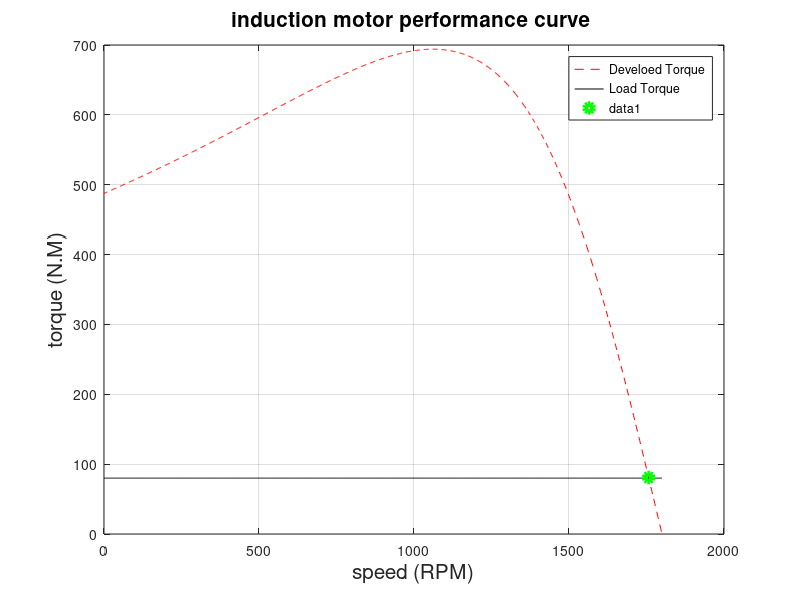

MATLAB code to generate this figure:
%%  while coupled with load
%Torque speed and current curve 
clear
clc 
r1 = 0.641;                 % Stator Resistance (ohm)
x1 = 1.106;                 % Stator reactance (ohm)
r2 = 0.332;                 % Rotor Resistance (ohm)
x2 = 0.464;                 % Rotor reactance (ohm)
xm = 26.3;                  % magnetizing reactance (ohm)
v_ph = 460/ sqrt(3);        % phase voltage (voltage)
n_s = 1800;                 % sync speed (RPM)
w_s = 2*pi*n_s/60;          % sync speed (rad / s )

%--------------------------------------------------------------------------

s = 0 : 0.001 : 1;
n_m = (1-s) * n_s;

for i = 1 :1001
num = (3*(v_ph^2) * (r2/s(i))) ;
denum = (w_s * (r1 + (r2 / s(i))^2) + ((x1 + x2)^2));
T_d(i) = num / denum; %Developed toruqe 
%constant load torque
T_L(i)= 80;
end

% i need to know the min difference between developed and load torque
o = find((abs(T_d-T_L)) == min(abs(T_d - T_L)))
rotor_speed = n_m (o)
slip = (n_s - n_m(o)) / n_s


%--------------------------------------------------------------------------
% % @ starting slip = 1 and rotor speed = 0 
% u = find (s==1);
% starting_torque = T_d(u)
% starting_Rotor_speed = n_m(u)

%--------------------------------------------------------------------------

plot (n_m,T_d,'r--',n_m,T_L,'k')
title ({'induction motor performance curve '}, 'fontsize',15)
xlabel ('speed (RPM)', 'fontsize',15)
ylabel ('torque (N.M)','fontsize',15)
legend ('Develoed Torque ', 'Load Torque')
grid on
hold on
plot(n_m(o),T_d(o),'go','LineWidth',4)


